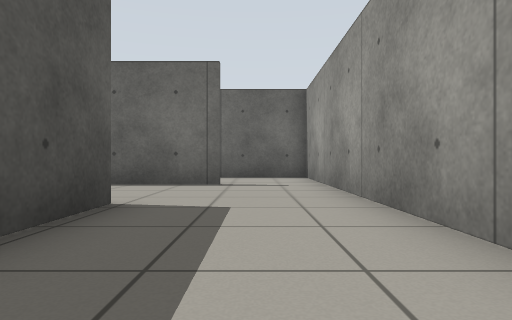
View 1 (above)

17 first-person views from a walk through a Gazebo world. The camera is 0.5 m above the floor, looks level and sees 75° across. The floor is counted in squares, 1 m on a side. Each view is taken from the middle of a square. On the plan, view 1 faces up. The plan holds only what a view shows up to about 9 squares ahead; the rest is blank.

View 2
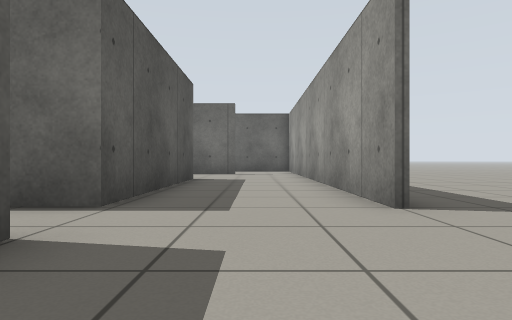

View 3
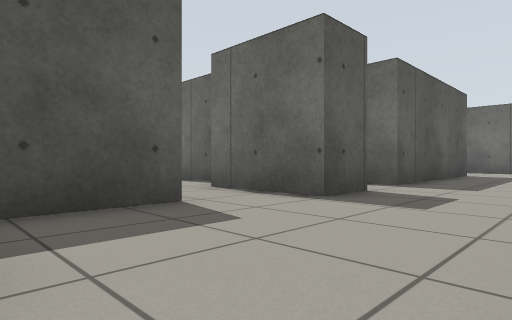

View 4
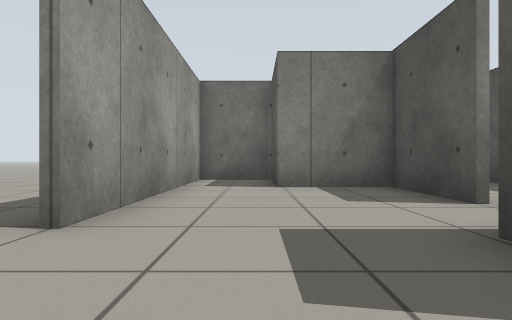

View 5
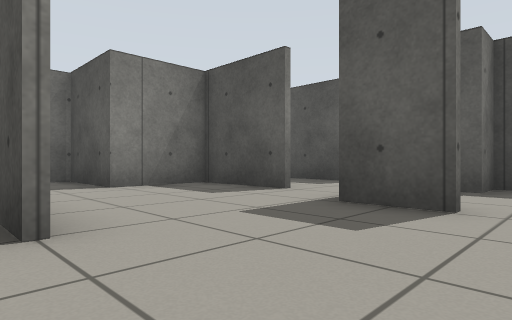

View 6
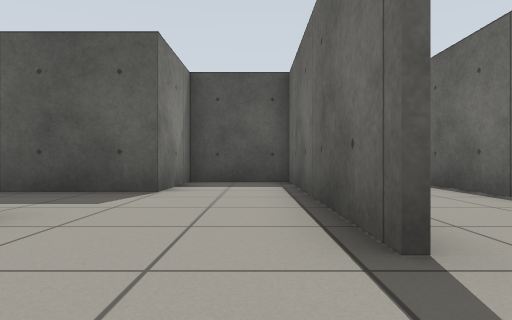

View 7
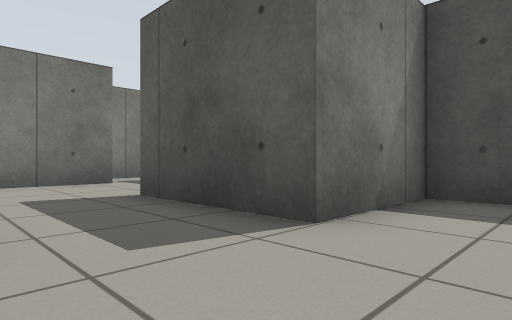

View 8
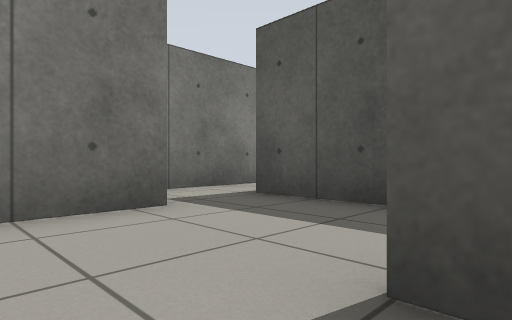

View 9
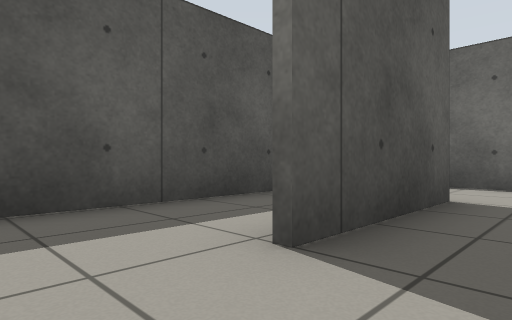

View 10
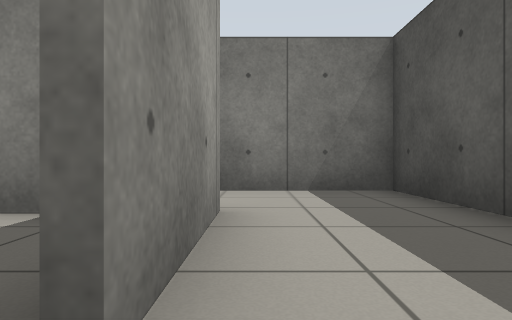

View 11
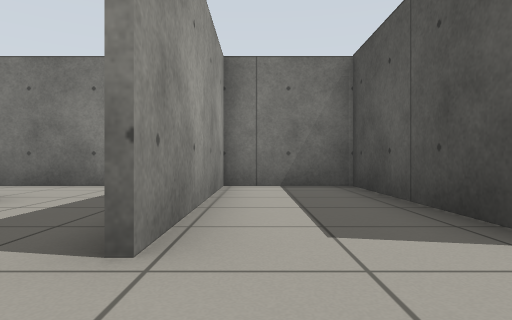

View 12
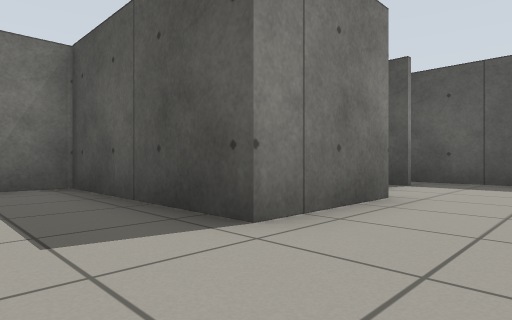

View 13
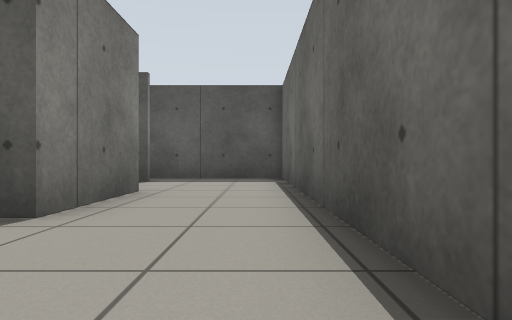

View 14
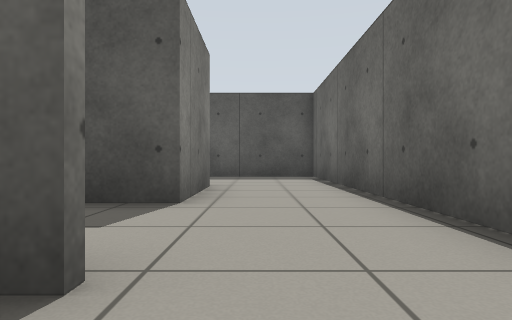

View 15
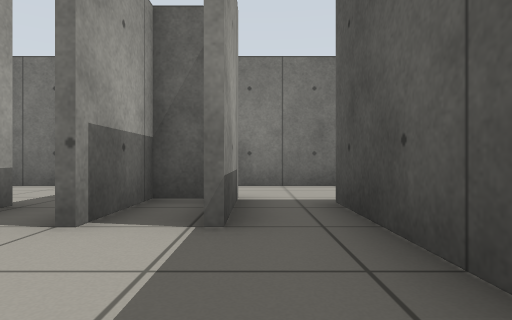

View 16
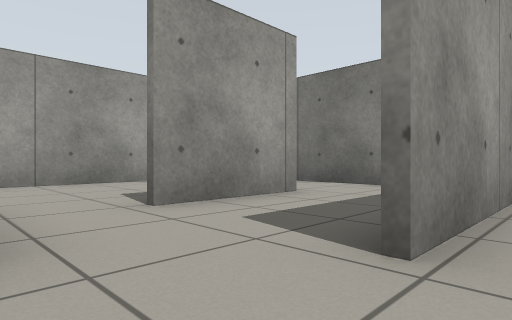

View 17
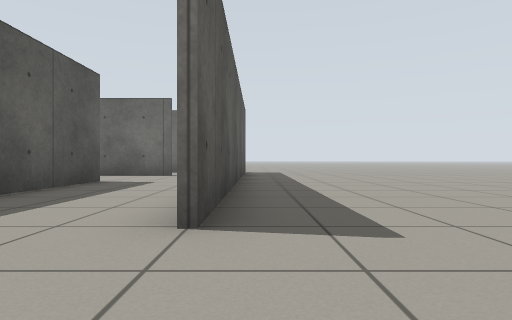

### Floor plan
Key: @ floor where view 1 was taken; # wall or solid block; . floor; T thing the floor can be seen under or through.
Columns run from 15 left of view 1 to 3 right of it. Each row starts with its distance up from view 1.
  9          ###    ##
  8             .....#
  7         #######..#
  6         #........#
  5         #........#.
  4         ####.....#.
  3         #..#.#...#.
  2         #..#.#...#.
  1         #....#...#.
  0         #....#.@.#.
 -1         #.####...#.
 -2         #.#  ......
 -3  ###########.#.....
 -4  #.........###....
 -5  #...............#.
 -6  #...###..#..#...#.
 -7  TT#.# #..#..#...#.
 -8  TT#.. #..#..##..#
 -9  ..  ..#..#...##.#
-10  ..  ..#..#....#.#
-11 ###   ############

Where each view was taken, in squares from view 1:
view 1: 0 up, 0 right, facing up
view 2: 5 down, 0 right, facing up
view 3: 8 down, 1 right, facing up-left
view 4: 2 down, 0 right, facing down
view 5: 2 down, 2 right, facing down-left
view 6: 6 up, 1 right, facing left
view 7: 6 up, 2 left, facing down-left
view 8: 2 up, 3 left, facing down-left
view 9: 0 up, 3 left, facing up-left
view 10: 5 down, 3 left, facing down
view 11: 4 down, 6 left, facing down
view 12: 4 down, 6 left, facing down-left
view 13: 4 down, 5 left, facing left
view 14: 5 down, 4 left, facing left
view 15: 4 down, 13 left, facing down
view 16: 4 down, 6 left, facing down-right
view 17: 4 down, 2 right, facing up
